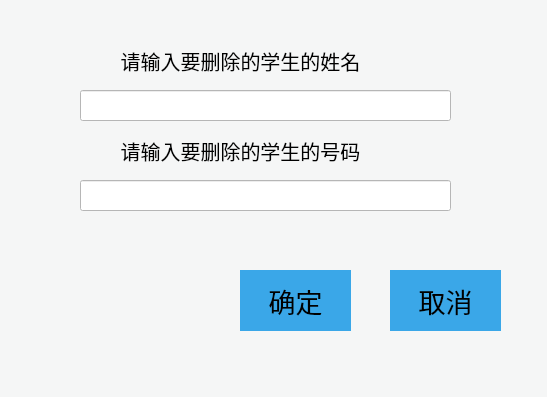
<?xml version="1.0" encoding="UTF-8"?>
<ui version="4.0">
 <class>del_student</class>
 <widget class="QWidget" name="del_student">
  <property name="geometry">
   <rect>
    <x>0</x>
    <y>0</y>
    <width>547</width>
    <height>397</height>
   </rect>
  </property>
  <property name="font">
   <font>
    <family>幼圆</family>
    <pointsize>10</pointsize>
   </font>
  </property>
  <property name="windowTitle">
   <string>删除学生</string>
  </property>
  <property name="styleSheet">
   <string notr="true">background-color: rgb(245, 246, 246);</string>
  </property>
  <widget class="QLabel" name="label_1">
   <property name="geometry">
    <rect>
     <x>10</x>
     <y>40</y>
     <width>461</width>
     <height>41</height>
    </rect>
   </property>
   <property name="font">
    <font>
     <family>幼圆</family>
     <pointsize>15</pointsize>
    </font>
   </property>
   <property name="text">
    <string>请输入要删除的学生的姓名</string>
   </property>
   <property name="alignment">
    <set>Qt::AlignCenter</set>
   </property>
  </widget>
  <widget class="QLineEdit" name="name_input">
   <property name="geometry">
    <rect>
     <x>80</x>
     <y>90</y>
     <width>371</width>
     <height>31</height>
    </rect>
   </property>
   <property name="styleSheet">
    <string notr="true">background-color: rgb(255, 255, 255);</string>
   </property>
  </widget>
  <widget class="QLabel" name="label_2">
   <property name="geometry">
    <rect>
     <x>10</x>
     <y>130</y>
     <width>461</width>
     <height>41</height>
    </rect>
   </property>
   <property name="font">
    <font>
     <family>幼圆</family>
     <pointsize>15</pointsize>
    </font>
   </property>
   <property name="text">
    <string>请输入要删除的学生的号码</string>
   </property>
   <property name="alignment">
    <set>Qt::AlignCenter</set>
   </property>
  </widget>
  <widget class="QLineEdit" name="number_input">
   <property name="geometry">
    <rect>
     <x>80</x>
     <y>180</y>
     <width>371</width>
     <height>31</height>
    </rect>
   </property>
   <property name="styleSheet">
    <string notr="true">background-color: rgb(255, 255, 255);</string>
   </property>
  </widget>
  <widget class="QPushButton" name="true_button">
   <property name="geometry">
    <rect>
     <x>240</x>
     <y>270</y>
     <width>111</width>
     <height>61</height>
    </rect>
   </property>
   <property name="font">
    <font>
     <family>SimSun</family>
     <pointsize>20</pointsize>
    </font>
   </property>
   <property name="styleSheet">
    <string notr="true">QPushButton
{ 
    border-radius:250px;
	background-color: rgb(58, 167, 232);
}
QPushButton:hover
{
	background-color: rgb(147, 226, 238);
	border-radius: 250px;
	
}</string>
   </property>
   <property name="text">
    <string>确定</string>
   </property>
  </widget>
  <widget class="QPushButton" name="flase_button">
   <property name="geometry">
    <rect>
     <x>390</x>
     <y>270</y>
     <width>111</width>
     <height>61</height>
    </rect>
   </property>
   <property name="font">
    <font>
     <family>SimSun</family>
     <pointsize>20</pointsize>
    </font>
   </property>
   <property name="styleSheet">
    <string notr="true">QPushButton
{ 
    border-radius:250px;
	background-color: rgb(58, 167, 232);
}
QPushButton:hover
{
	background-color: rgb(147, 226, 238);
	border-radius: 250px;
	
}</string>
   </property>
   <property name="text">
    <string>取消</string>
   </property>
  </widget>
 </widget>
 <resources/>
 <connections/>
</ui>
